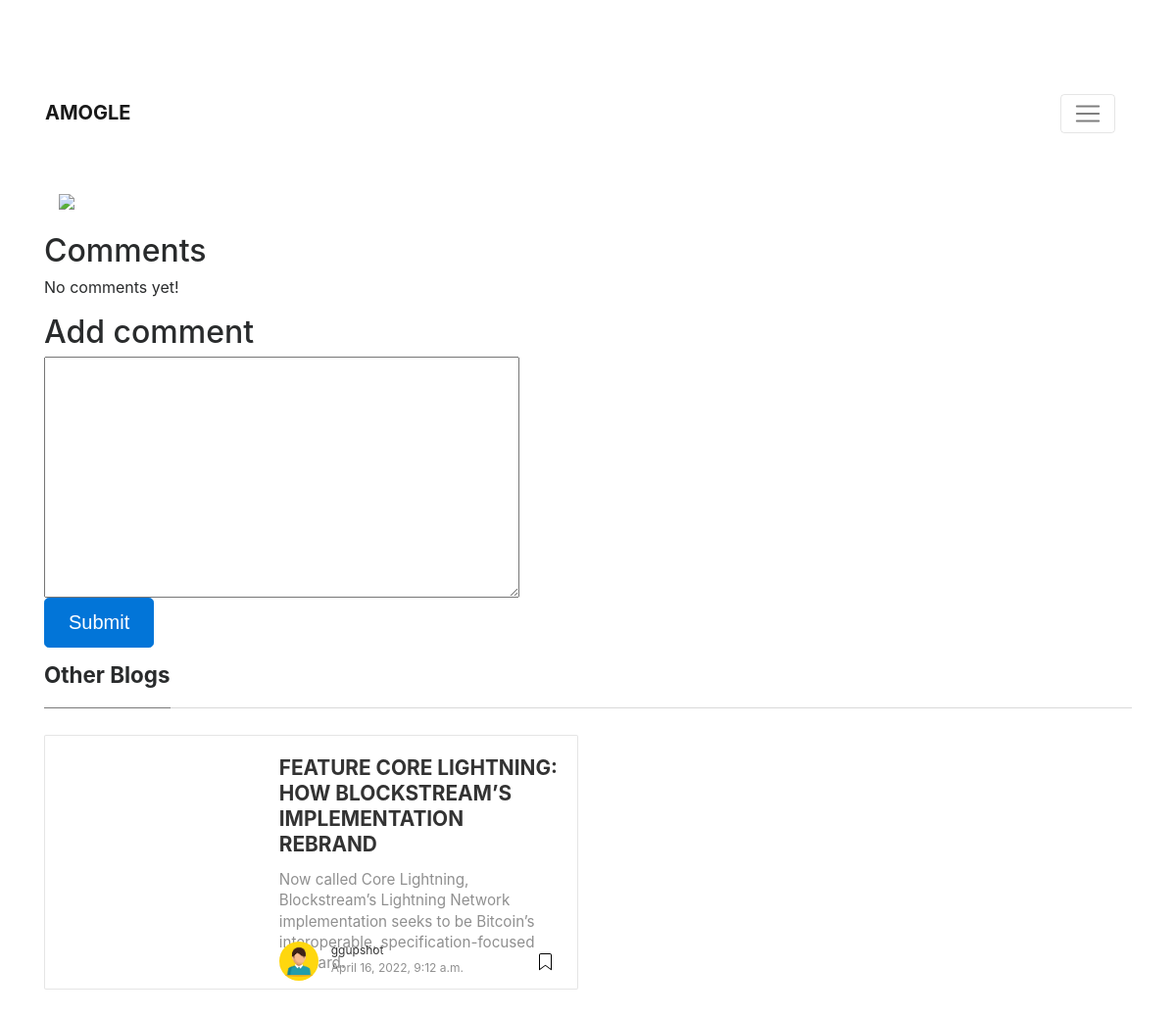
Page /blog/bit-coin-value/ (signed in) on the earlier database version.
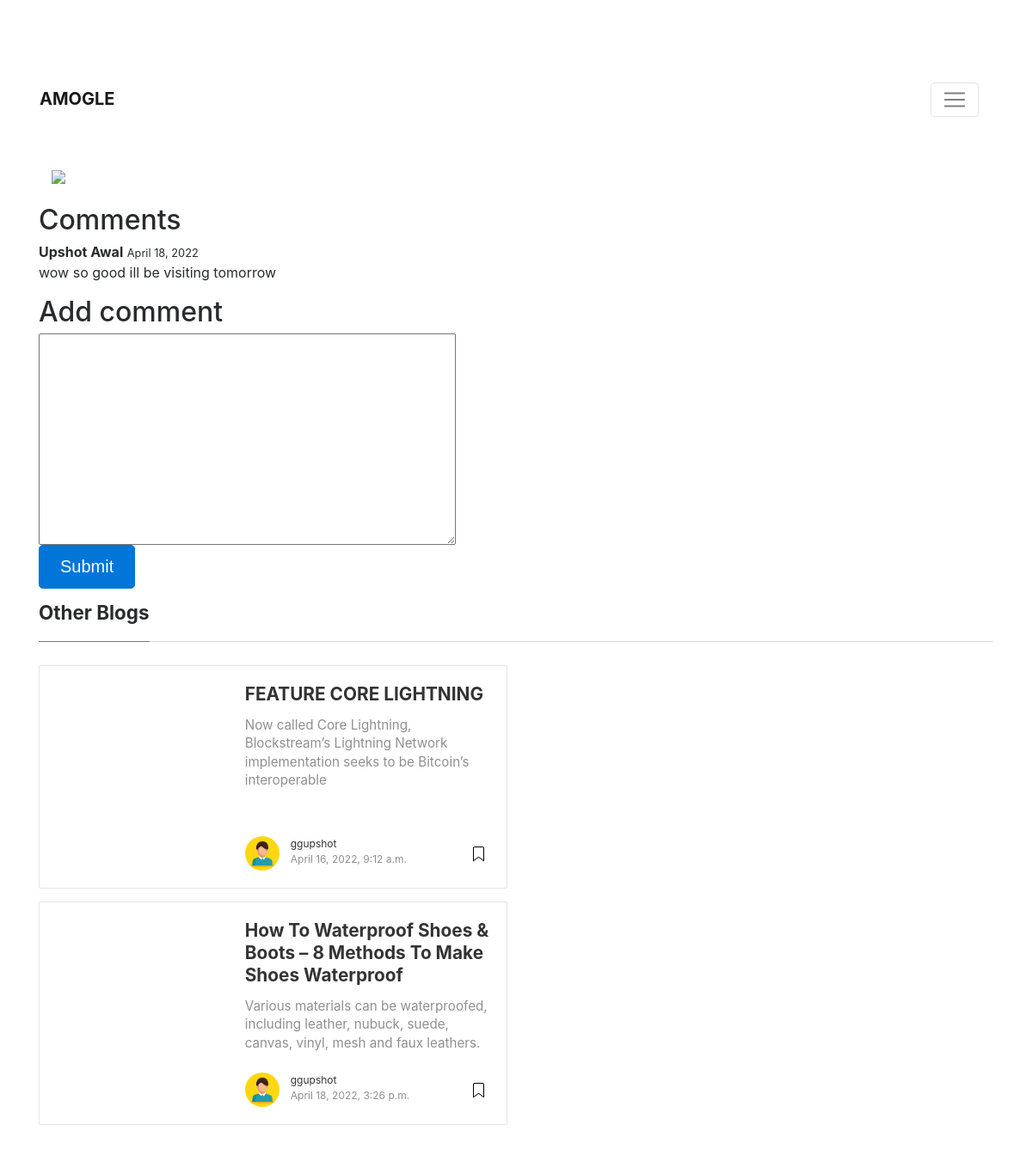
Same page on the later database version.
### store/models.py (models this page shows, shortened)
class Blog(models.Model):
    user = models.ForeignKey(User, verbose_name="User",
                             on_delete=models.CASCADE)
    title = models.CharField(max_length=200)
    slug = models.SlugField(max_length=160)
    date = models.DateTimeField(
        auto_now_add=True, verbose_name="Date")
    image = models.ImageField(
        upload_to='Blog', blank=True, null=True, verbose_name="Blog Image")
    shdescription = models.CharField(max_length=250)
    description = models.CharField(max_length=1000)

class Review(models.Model):
    blog = models.ForeignKey(
        Blog, related_name='comments', on_delete=models.CASCADE)
    name = models.CharField(max_length=255)
    email = models.EmailField()
    body = models.TextField()
    date_added = models.DateField(auto_now_add=True)
    class Meta:
        ordering = ['date_added']

### store/views.py (the view)
# urls.py: path('blog/<slug:slug>/', views.post_detail, name="post-detail"),
@login_required
def post_detail(request, slug):
    post = get_object_or_404(Blog, slug=slug)
    related_blog = Blog.objects.exclude(title=post.title)
    if request.method == 'POST':
        form = ReviewForm(request.POST)
        if form.is_valid():
            comment = form.save(commit=False)
            comment.post = post
            comment.save()
            return redirect('post_detail', slug=post.slug)
    else:
        form = ReviewForm()
    return render(request, 'store/post_detail.html', {'post': post, 'related_blog': related_blog})

### store/context_preprocessors.py (called while the page is built)
def store_menu(request):
    categories = Category.objects.filter(is_active=True)
    context = {
        'categories_menu': categories,
    }
    return context

def cart_menu(request):
    if request.user.is_authenticated:
        cart_items= Cart.objects.filter(user=request.user)
        context = {
            'cart_items': cart_items,
        }
    else:
        context = {}
    return context

### templates/store/post_detail.html (shortened to what this page needs)
{% load static %}
{% include 'navbar.html' %}
{% block extralinks %}
<link href="https://maxcdn.bootstrapcdn.com/font-awesome/4.7.0/css/font-awesome.min.css" rel="stylesheet">
<link rel="stylesheet" href="{% static 'css/bootstrap.min.css' %}">
<link rel="stylesheet" href="{% static 'css/mediumish.css' %}">
{% endblock  %}
{% block content%}
<div class="container">
<div class="col-md-8 col-md-offset-2 col-xs-12">
    <div class="mainheading">
    </div>
    <img class="featured-image img-fluid" src={{blog.image.url}} alt="">
</div>
</div>
<div class="container">
<h2 class="subtitle">Comments</h2>
    {% for comment in post.comments.all %}
    <article class="media ">
        <div class="media-content">
            <div class="content">
                <p>
                    <strong>{{ comment.name }}</strong> <small>{{ comment.date_added }}</small>
                    <br> {{ comment.body }}
                </p>
            </div>
        </div>
    </article>
    {% empty %}
    <div class="notification">
        <p>No comments yet!</p>
    </div>
    {% endfor %}
    <h2 class="subtitle">Add comment</h2>
    <form method="post" action=".">
        <textarea name="paragraph_text" cols="50" rows="10">{{ form.as_p }}</textarea>
        <div class="field">
            <div class="control">
                <button class="button is-success btn btn-primary btn-lg">Submit</button>
            </div>
        </div>
    </form>
</div>
<div class ='container'>
    <section class="featured-posts">
        <div class="section-title">
            <h2><span>Other Blogs</span></h2>
        </div>
        <div class="card-columns listfeaturedtag">
            <div class ="row ">
                <div class="container">
            {% for blog in related_blog %}
            <div class="card">
                <div class="row">
                    <div class="col-md-5 wrapthumbnail">
                        <a href="{% url 'store:post-detail' blog.slug %}">
                            <div class="thumbnail" style="{{blog.image.url}}">
                            </div>
                        </a>
                    </div>
                    <div class="col-md-7">
                        <div class="card-block">
                            <h2 class="card-title"><a href="{% url 'store:post-detail' blog.slug %}"">{{blog.title}}</a></h2>
                            <h4 class="card-text">{{blog.shdescription}}</h4>
                            <div class="metafooter">
                                <div class="wrapfooter">
                                    <span class="meta-footer-thumb">
                                    <a href="#"><img class="author-thumb" src="{% static 'img/user.jpg' %}" alt=""></a>
                                    </span>
                                    <span class="author-meta">
                                    <span class="post-name"><a href="{% url 'store:post-detail' blog.slug %}">{{user.username}}</a></span><br/>
                                    <span class="post-date">{{blog.date}}</span>
                                    </span>
                                    <span class="post-read-more"><a href="{% url 'store:post-detail' blog.slug %}"" title="Read Story"></a></span>
                                </div>
                            </div>
                        </div>
                    </div>
                </div>
            </div>
            {% endfor %}
        </div>
        </div>
    </section>
    </div>
{% endblock content %}

Differences in the rows shown:
added Review: name "Upshot Awal", date_added "April 18, 2022", body "wow so good ill be visiting tomorrow"
changed Blog: title "FEATURE CORE LIGHTNING: HOW BLOCKSTREAM’S IMPLEMENTATION REBRAND" → "FEATURE CORE LIGHTNING"; shdescription "Now called Core Lightning, Blockstream’s Lightning Network implementation seeks to be Bitcoin’s interoperable, specification-focused…" → "Now called Core Lightning, Blockstream’s Lightning Network implementation seeks to be Bitcoin’s interoperable"
added Blog: title "How To Waterproof Shoes & Boots – 8 Methods To Make Shoes Waterproof", shdescription "Various materials can be waterproofed, including leather, nubuck, suede, canvas, vinyl, mesh and faux leathers.", {{ user.username }} "ggupshot", date "April 18, 2022, 3:26 p.m."
Other differences:
text no longer shown: "No comments yet!"
